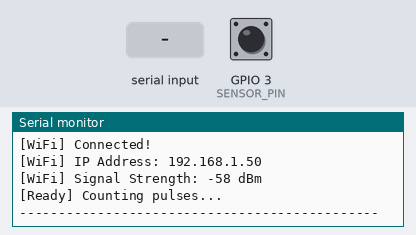
Bench run of a sketch on a simulated ESP32-C3. On the bench: the last lines printed to the serial monitor. The inputs (shaded band) are chosen by the test bench; at power-on: GPIO 3 (SENSOR_PIN) LOW. WiFi joins after 1.5 s; servers stay silent unless stated; uploads are accepted with an empty reply.

Above: at 4.2 s.
4.3 s: "t" received over Serial
At 4.9 s:
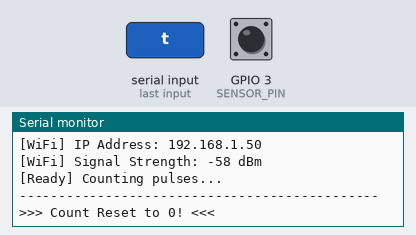
6.5 s: GPIO 3 (SENSOR_PIN) pulsed HIGH 2 times (0.12 s each, 0.3 s apart)
At 8.2 s:
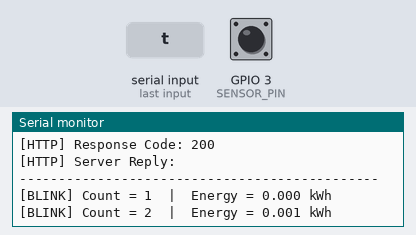

The sketch:

esp32_blink_counter_client.ino
```cpp
/* ==============================================================================
   ESP32-C3 Optical Pulse Counter + Energy Telemetry
   ==============================================================================
   Hardware:
     - Board:       ESP32-C3 (select "ESP32C3 Dev Module" in Arduino IDE Tools > Board)
     - Sensor:      BPX43 phototransistor on GPIO pin 3
     - Circuit:     Light detected = LOW (raw=0), No light = HIGH (raw=1)
                    So: sensor = !raw  (1 when light is detected)

   How it works:
     - Counts LED blinks from the optical pulse output of the energy meter
     - Every rising edge (no light → light) = 1 pulse = 0.001 kWh
     - Sends blink count + kWh to your Flask server via HTTPS POST every 5 seconds
     - HTTPS is required because the ngrok tunnel URL uses SSL (https://)

   Arduino IDE Settings (Tools menu):
     - Board:           ESP32C3 Dev Module
     - USB CDC On Boot: Enabled   ← IMPORTANT for Serial to work on ESP32-C3
     - Upload Speed:    921600
     - Port:            Your COM port (e.g. COM3, COM6)
   ============================================================================== */

#include <WiFi.h>
#include <WiFiClientSecure.h>   // Required for HTTPS (ngrok uses https://)
#include <HTTPClient.h>

// ============================================================================
// 1. CONFIGURATION - Edit these values
// ============================================================================

// Sensor pin (BPX43 phototransistor)
#define SENSOR_PIN 3

// Energy meter pulse constant: 3200 blinks = 1 kWh
const float KWH_PER_PULSE = 1.0 / 3200.0; // 0.0003125 kWh per pulse

// House identifier
const char* HOUSE_ID = "IN1";
const char* TRANSFORMER_ID = "TC1";

// Wi-Fi credentials (friend's hotspot or Wi-Fi)
const char* ssid     = "OnePlus 11R 5G";
const char* password = "192837465";

// ngrok Forwarding URL + /api/data
// Use the FORWARDING URL from ngrok screen (not the Web Interface URL)
// Example: https://overflow-marbles-surround.ngrok-free.dev/api/data
const char* serverUrl = "https://overflow-marbles-surround.ngrok-free.dev/api/data";

// How often to send data to server (milliseconds)
const unsigned long SEND_INTERVAL = 5000; // 5 seconds

// ============================================================================
// 2. GLOBAL VARIABLES
// ============================================================================

unsigned long blinkCount = 0;  // Total blink count since power on or reset
int lastSensor = 0;            // Previous sensor state (for edge detection)
unsigned long lastSendTime = 0; // Timestamp of last HTTP POST

// ============================================================================
// 3. SETUP
// ============================================================================

void setup() {
  // Start serial communication at 115200 baud
  // In Arduino IDE: Tools > Serial Monitor > set to 115200
  Serial.begin(115200);
  delay(1500); // Wait for Serial to initialise on ESP32-C3

  Serial.println("\n==============================================");
  Serial.println("  ESP32-C3 Pulse Counter + Telemetry Client");
  Serial.println("==============================================");
  Serial.println("Commands: Send 't' or 'T' in Serial Monitor to reset count.");

  // Set up sensor pin
  pinMode(SENSOR_PIN, INPUT);

  // Read the initial sensor state so we don't count a false first blink
  int raw = digitalRead(SENSOR_PIN);
  lastSensor = !raw;
  Serial.print("Sensor Pin GPIO");
  Serial.print(SENSOR_PIN);
  Serial.print(" initial state: ");
  Serial.println(lastSensor ? "LIGHT" : "DARK");

  // Connect to Wi-Fi
  Serial.print("\nConnecting to Wi-Fi: ");
  Serial.println(ssid);
  WiFi.begin(ssid, password);
  WiFi.setTxPower(WIFI_POWER_8_5dBm); // Reduce power for stability on C3

  int attempts = 0;
  while (WiFi.status() != WL_CONNECTED && attempts < 40) {
    delay(500);
    Serial.print(".");
    attempts++;
  }

  if (WiFi.status() == WL_CONNECTED) {
    Serial.println("\n[WiFi] Connected!");
    Serial.print("[WiFi] IP Address: ");
    Serial.println(WiFi.localIP());
    Serial.print("[WiFi] Signal Strength: ");
    Serial.print(WiFi.RSSI());
    Serial.println(" dBm");
  } else {
    Serial.println("\n[WiFi] WARNING: Could not connect! Will keep retrying in loop.");
  }

  Serial.println("\n[Ready] Counting pulses...");
  Serial.println("----------------------------------------------");
}

// ============================================================================
// 4. MAIN LOOP
// ============================================================================

void loop() {

  // --------------------------------------------------------------------------
  // A. Handle Serial commands (reset count with 't' or 'T')
  // --------------------------------------------------------------------------
  if (Serial.available()) {
    char cmd = Serial.read();
    if (cmd == 't' || cmd == 'T') {
      blinkCount = 0;
      Serial.println("\n>>> Count Reset to 0! <<<\n");
    }
  }

  // --------------------------------------------------------------------------
  // B. Read BPX43 sensor and detect rising edge (pulse)
  // --------------------------------------------------------------------------
  int raw = digitalRead(SENSOR_PIN);

  // Invert: Light detected = LOW (raw=0), so sensor=1 when light is on
  int sensor = !raw;

  // Detect rising edge: DARK (0) → LIGHT (1) = one pulse/blink
  if (lastSensor == 0 && sensor == 1) {
    blinkCount++;
    float currentKwh = blinkCount * KWH_PER_PULSE;

    Serial.print("[BLINK] Count = ");
    Serial.print(blinkCount);
    Serial.print("  |  Energy = ");
    Serial.print(currentKwh, 3);
    Serial.println(" kWh");
  }

  lastSensor = sensor;

  // --------------------------------------------------------------------------
  // C. Send data to Flask server every SEND_INTERVAL milliseconds (non-blocking)
  // --------------------------------------------------------------------------
  unsigned long now = millis();
  if (now - lastSendTime >= SEND_INTERVAL) {
    lastSendTime = now;

    if (WiFi.status() == WL_CONNECTED) {
      sendTelemetry();
    } else {
      Serial.println("[WiFi] Disconnected. Reconnecting...");
      WiFi.reconnect();
    }
  }

  // Short delay for debouncing the optical sensor (2ms = 500Hz sample rate)
  delay(2);
}

// ============================================================================
// 5. SEND TELEMETRY FUNCTION
// ============================================================================

void sendTelemetry() {
  float load_kwh = blinkCount * KWH_PER_PULSE;

  // Build the JSON payload string
  String jsonPayload = "{";
  jsonPayload += "\"house_id\":\"" + String(HOUSE_ID) + "\",";
  jsonPayload += "\"blink_count\":" + String(blinkCount) + ",";
  jsonPayload += "\"load_kwh\":" + String(load_kwh, 3) + ",";
  jsonPayload += "\"transformer_id\":\"" + String(TRANSFORMER_ID) + "\"";
  jsonPayload += "}";

  Serial.println("\n[HTTP] Sending to server...");
  Serial.print("[HTTP] Payload: ");
  Serial.println(jsonPayload);

  // Use WiFiClientSecure for HTTPS (ngrok URL starts with https://)
  WiFiClientSecure client;

  // Skip SSL certificate verification (safe for development/local tunnel)
  // This is needed because ngrok uses a dynamic certificate
  client.setInsecure();

  HTTPClient http;

  // Begin HTTPS connection
  if (!http.begin(client, serverUrl)) {
    Serial.println("[HTTP] Failed to begin connection!");
    return;
  }

  // Set headers
  http.addHeader("Content-Type", "application/json");
  http.addHeader("ngrok-skip-browser-warning", "true"); // Bypass ngrok browser page

  // Send POST request
  int httpCode = http.POST(jsonPayload);

  if (httpCode > 0) {
    String response = http.getString();
    Serial.print("[HTTP] Response Code: ");
    Serial.println(httpCode);
    Serial.print("[HTTP] Server Reply: ");
    Serial.println(response);
  } else {
    Serial.print("[HTTP] Error Code: ");
    Serial.print(httpCode);
    Serial.print(" | Error: ");
    Serial.println(http.errorToString(httpCode));
  }

  http.end();
  Serial.println("----------------------------------------------");
}
```

Measured:
- after the input at 4.3 s, the serial monitor: prints a new line at once (image 1)
- after the input at 6.5 s, the serial monitor: prints a new line after 0.12 s (image 2)
